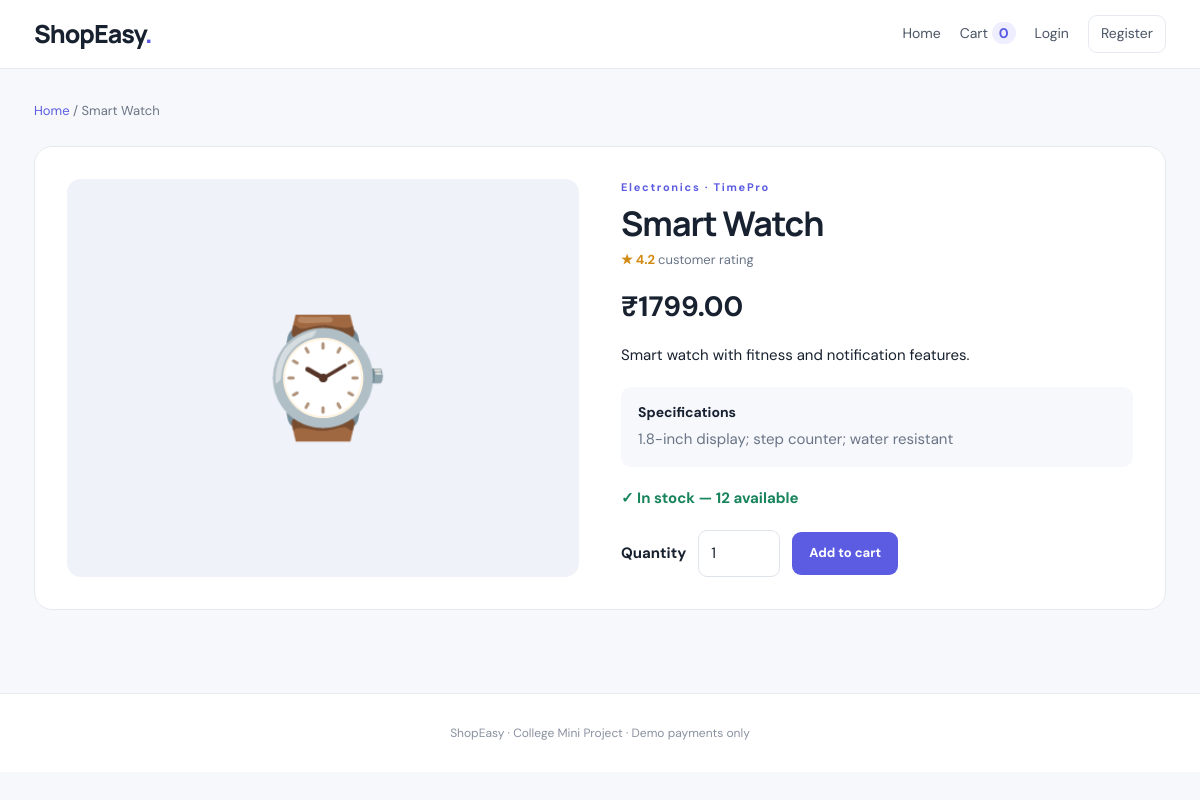
The app's page /product/2 with its own data.
### tables this page shows
CREATE TABLE products(id INTEGER PRIMARY KEY AUTOINCREMENT, name TEXT NOT NULL, category TEXT NOT NULL, brand TEXT NOT NULL, description TEXT NOT NULL, specifications TEXT NOT NULL, price REAL NOT NULL, rating REAL NOT NULL DEFAULT 4, stock INTEGER NOT NULL DEFAULT 0, image TEXT NOT NULL DEFAULT '');

### app.py (the view)
@app.route('/product/<int:product_id>')
def product_detail(product_id):
    conn=get_db(); product=conn.execute('SELECT * FROM products WHERE id=?',(product_id,)).fetchone(); conn.close()
    if not product: flash('Product not found.','danger'); return redirect(url_for('index'))
    return render_template('product.html',product=product)

### app.py (called while the page is built)
def csrf_token():
    if '_csrf' not in session:
        session['_csrf'] = secrets.token_urlsafe(32)
    return session['_csrf']

@app.context_processor
def inject_globals():
    return {'cart_count': sum(int(q) for q in session.get('cart', {}).values()), 'csrf_token': csrf_token,
            'return_window_days': RETURN_WINDOW_DAYS, 'razorpay_key_id': os.environ.get('RAZORPAY_KEY_ID')}

@app.before_request
def protect_post_requests():
    if request.method == 'POST':
        supplied = request.form.get('_csrf_token', '') or request.headers.get('X-CSRF-Token', '')
        expected = session.get('_csrf', '')
        if not supplied or not expected or not hmac.compare_digest(supplied, expected):
            abort(400, description='Security token missing or expired. Refresh the page and try again.')

def get_db():
    conn = sqlite3.connect(DB_PATH, timeout=15)
    conn.row_factory = sqlite3.Row
    conn.execute('PRAGMA foreign_keys=ON')
    return conn

### templates/product.html
{% extends "base.html" %}{% block title %}{{ product.name }} | ShopEasy{% endblock %}{% block content %}
<div class="breadcrumbs"><a href="{{ url_for('index') }}">Home</a> / {{ product.name }}</div><section class="detail-layout"><div class="detail-image">{{ product.image or '📦' }}</div><div class="detail-content"><p class="eyebrow">{{ product.category }} · {{ product.brand }}</p><h1>{{ product.name }}</h1><p class="rating">★ {{ "%.1f"|format(product.rating) }} <span>customer rating</span></p><h2 class="detail-price">₹{{ "%.2f"|format(product.price) }}</h2><p>{{ product.description }}</p><div class="spec-box"><h3>Specifications</h3><p>{{ product.specifications }}</p></div><p class="{% if product.stock>0 %}stock-good{% else %}stock-bad{% endif %}">{% if product.stock>0 %}✓ In stock — {{ product.stock }} available{% else %}Currently unavailable{% endif %}</p>{% if product.stock>0 %}<form class="add-form" method="post" action="{{ url_for('add_to_cart',product_id=product.id) }}"><label for="quantity">Quantity</label><input id="quantity" type="number" name="quantity" min="1" max="{{ product.stock }}" value="1" required><button class="btn btn-primary">Add to cart</button></form>{% endif %}</div></section>{% endblock %}

### static/style.css (style rules this page uses)
:root { --ink:#17212f;--muted:#697586;--line:#e6eaf0;--bg:#f7f8fb;--primary:#5b5ce2;--primary-dark:#4647c6;--red:#c24141 }
* { box-sizing:border-box }
body { margin:0;background:var(--bg);color:var(--ink);font:15px/1.55 'DM Sans',Arial,sans-serif }
a { color:inherit;text-decoration:none }
button,input,select,textarea { font:inherit }
button { cursor:pointer }
.eyebrow { font-size:11px;letter-spacing:1.7px;font-weight:700;color:var(--primary);margin:0 0 8px }
.btn { display:inline-flex;align-items:center;justify-content:center;border:0;border-radius:9px;padding:11px 17px;font-weight:700;font-size:13px;transition:.15s }
.btn-primary { background:var(--primary);color:white }
.filter-bar input,.filter-bar select,input,textarea,select { border:1px solid #dfe4eb;border-radius:9px;padding:11px 12px;background:white;color:var(--ink);outline:none }
.rating { color:#d18a13;font-size:13px;font-weight:700;margin:7px 0 }
.rating span { font-weight:400;color:var(--muted) }
.breadcrumbs { font-size:13px;color:var(--muted);margin:4px 0 25px }
.breadcrumbs a { color:var(--primary) }
.detail-layout { display:grid;grid-template-columns:1fr 1fr;gap:42px;background:white;border:1px solid var(--line);border-radius:18px;padding:32px }
.detail-image { min-height:330px;border-radius:14px;background:#f0f2f9;display:grid;place-items:center;font-size:115px }
.detail-content h1 { font:700 34px/1.15 Manrope,sans-serif;letter-spacing:-1px;margin:5px 0 }
.detail-price { font-size:28px;margin:15px 0 }
.spec-box { background:#f7f8fc;border-radius:10px;padding:15px 17px;margin:20px 0 }
.spec-box h3 { margin:0 0 5px;font-size:14px }
.spec-box p { margin:0;color:var(--muted) }
.stock-good { color:#18845c;font-weight:700 }
.add-form { display:flex;align-items:center;gap:12px;margin-top:20px;flex-wrap:wrap }
.add-form label { font-weight:700 }
.add-form input { width:82px }

### records on screen
products: name "Smart Watch", image "⌚", category "Electronics", brand "TimePro", rating "4.2", price "1799.00", description "Smart watch with fitness and notification features.", specifications "1.8-inch display; step counter; water resistant", stock "12"

### other values on screen
{{ cart_count }} "0"
